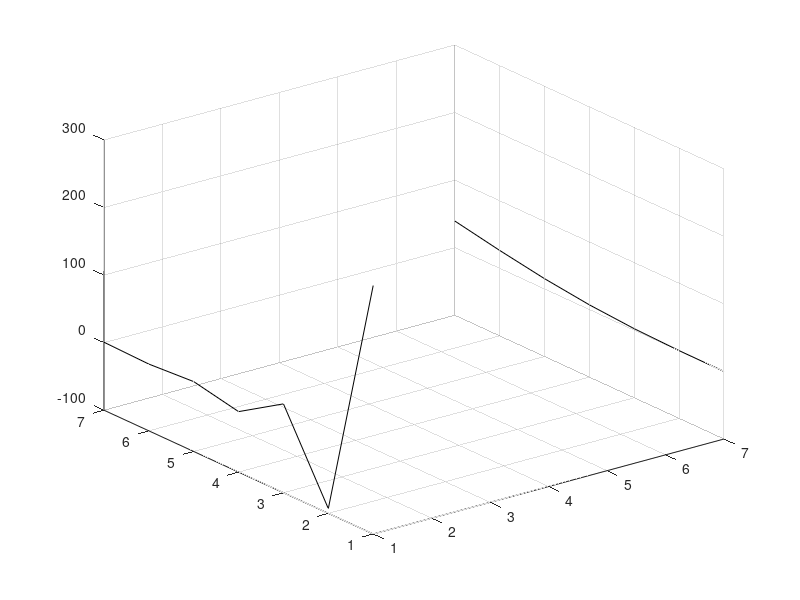
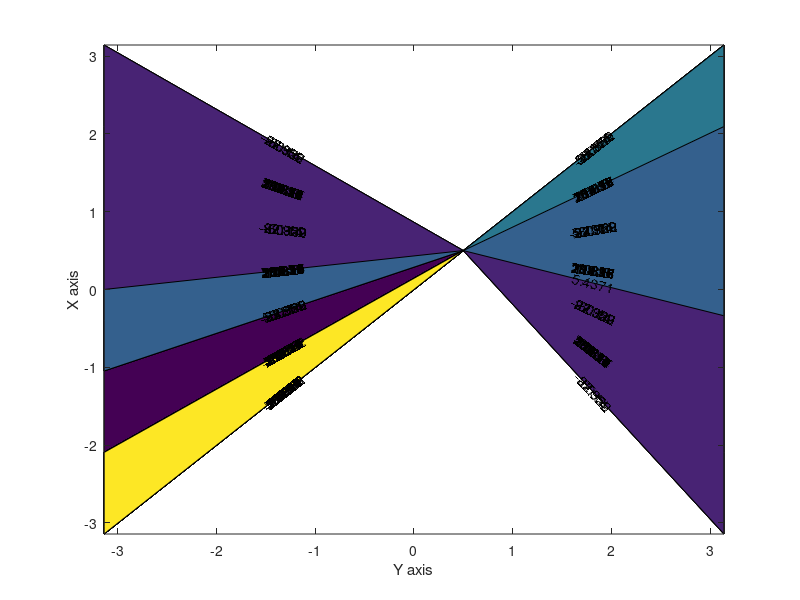

Write the MATLAB code that produced these figures, in order.
%Travis Franks 1372696 Helmholtz Equation Final Project Gauss Seidel Method
clear all
clc
%Setting the value of X_Internal_Nodes, the number of elements along X-domain:
X_Internal_Nodes = input('Enter value of X_Internal_Nodes, the number of internal nodes for the X-domain: ');
%Setting the value of Y_Internal_Nodes, the number of elements along
%Y-domain:
Y_Internal_Nodes = input('Enter value of Y_Internal_Nodes, the number of internal nodes for the Y-domain: ');
%Setting the value of C (capital lambda in problem statement):
C = input('Enter value of C, the given constant for capital lambda: ');
%Setting the value of Es, the acceptable limit of error for system convergence:
Es = 10^-10;
%Defining L, the length of the X and Y domains:
L = 2 * pi();
%Determining DX and DY, the change of X and Y respectively from element to
%element:
DX = L / (X_Internal_Nodes + 1);
DY = L / (Y_Internal_Nodes + 1);
%Defining coefficients, A and B, that remain constant throughout matrix operations:
A = C - (2 * (DX^2)) - (2 * (DY^2));
B = (DX^2) * (DY^2);
%Determining number of elements  on both X and Y domains, so as to only
%perform the calculation one time for optimization:
N = X_Internal_Nodes + 2; %N = number of X domain values
M = Y_Internal_Nodes + 2; %M = number of Y domain values
%Performing setup for Gauss-Seidel Approximation that will solve for U values
%(unknown solution values over X and Y domains):
U = zeros(N,M);
W = zeros(N,M);
Z = 0; %Z functions as a counter for number of iterations performed during Gauss-Seidel
Error = zeros(N,M-2); %(M-2) rather than just M because the Dirichlet Boundary Conditions cause two rows to have constant values and therefore will have an error of 0 per iteration (optimal to exclude unnecessary repeated calculations) 
Ea = 100; %Provides initial value of Ea, or the relative iterative error, for the Gauss_Seidel Approximation
%Solving for U values defined by Dirichlet Boundary Conditions that will
%remain constant as Gauss Seidel iterations are performed:
for i = 1:N
    U(i,1) = cos(pi() * DX * (i-1)) * cosh((2 * pi()) - (DX * (i-1)));
    U(i,M) = ((i-1) * DX)^2 * sin(((i-1) * DX) / 4);
end
%Defining node indexing points to be used for the general form of the
%discretization:
NN = N-1;
MM = M-1;
%Defining initial Tcheck value for checkpointing every set period of time of
%the Gauss-Seidel loop:
Tcheck = 60; %checkpoint every 60 seconds
%Defining initial timer variable value to be greater than start timer initial value to start timer loop in Gauss-Seidel loop:
T = 0;
Tcounter = 0; %Stores time values for combined loop times, if loop takes less than a minute to run
save('Variables.mat') %Resets variable values before load checkpoint, so code can be run from either the start or load point
%%
%*****To load variables for checkpointing, run starting from this block*****
load('Variables.mat')
%Performing Gauss Seidel Approximation to solve for U values:
if (A ~= 0)%Set condition for just in case the variable coefficient is equal to zero from a poor choice in nodes along X and Y domains, as it will function as a denominator
    while (Ea > Es)
        tic;
        if (Tcounter >= Tcheck) %Saves at least every 60 seconds or every Gauss-Seidel loop iteration, if the iterations take longer
            Tcounter = 0; %Resets time counter to 0
            save('Variables') %Saves variables for checkpointing for start/restart capability
        end
        %Evaluating for U (solution) values defined by Neumann Boundary
        %Conditions that are evaluated by Gauss-Seidel Method
        for j = 2:MM
            W(1,j) = U(1,j); %W saves value of U for error calculation
            U(1,j) = (- 2 * (DY^2) * U(2,j) - (DX^2) * U(1,j-1) - (DX^2) * U(1,j+1)) / A;  %cos((pi() / 2) * (0 + 1)) = 0 so Fi,j = 0, Neumann condition for X = -pi
            Error(1,j) = abs((U(1,j) - W(1,j)) / U(1,j)); %Computes relative error for this calculation inside this iteration
            
            W(N,j) = U(N,j); %W saves value of U for error calculation
            U(N,j) = (- 2 * (DY^2) * U(NN,j) - (DX^2) * U(N,j-1) - (DX^2) * U(N,j+1)) / A; %cos(3 * pi() / 2) = 0 so Fi,j = 0, Neumann condition for X = pi
            Error(N,j) = abs((U(N,j) - W(N,j)) / U(N,j)); %Computes relative error for this calculation inside this iteration
        end
        %Evaluating for general expression (internal nodes):
        for j = 2:MM
            for i = 2:NN
                W(i,j) = U(i,j); %W saves value of U for error calculation
                U(i,j) = (B * (cos((pi() / 2) * ((((i-1) * DX) / pi()) + 1)) * sin(((j - 1) * DY) / 2)) - (DY^2) * U(i-1,j) - (DY^2) * U(i+1,j) - (DX^2) * U(i,j-1) - (DX^2) * U(i,j+1)) / A;
                Error(i,j) = abs((U(i,j) - W(i,j)) / U(i,j)); %Computes relative error for this calculation inside this iteration
            end
        end
        Ea = max(max(Error));
        Z = Z + 1; %Counts the number of loop iterations
        T = toc; %Determines how long the Gauss-Seidel iteration took
        Tcounter = Tcounter + T; %Counts how much time has elapsed since the last variable checkpoint save
    end
else
    disp('Select a different number of nodes for X or Y domain or change the value of C, the given constant for capital lambda.')
end
save('Variables.mat')
%%
%Plotting visualizations for ease of interpretation of results:
load('Variables.mat') %Provides the option of loading the variables directly onto the plot section, if a failure occurs while plotting

figure
surf(U) %Produces surface plot of solution matrix for Helmholtz equation:

%Plotting contour lines of U, the solution matrix for 2-D interpretation of
%results obtained:
X = zeros(N,1);
for i = 1:N
    X(i,1) = -pi() + (i-1) * DX; %Defines values along X-axis for plot, from -pi to pi along X domain
end
Y = zeros(M,1);
for j = 1:M
    Y(j,1) = -pi() + (j-1) * DY; %Defines values along Y-axis for plot, from -pi to pi along Y domain
end
figure
[Matrix, Object] = contourf(Y, X, U); %Plots the contour of the solution matrix
xlabel('Y axis'), ylabel('X axis')
clabel(Matrix, Object) %Labels the peak values for all of the contour lines
%%
%Assuming square matrix, only converges with 14X14 matrix size, anything
%lower(<13X13) diverges and fails. Test for correctness, then robustness (Works for all values for lambda = 0).
%Once proven correct, move to reduce time in code by loop unrolling, in
%which you approach from topleft corner of domain at the same time that you
%solve from the bottom left corner (as is already implemented). Then
%introduce restart points with save/load commands at approximately every 2 minutes of
%running (use tic/toc commands and save a time variable that adds like a
%counter for each loop. Then check over code for other potential
%optimizations. Finally, solve with SOR, experimenting with different
%values of lambda between 1 and 2 for the fastest one (may be dependent on
%number of nodes in each domain). Then plot both appoximations and do
%report.
